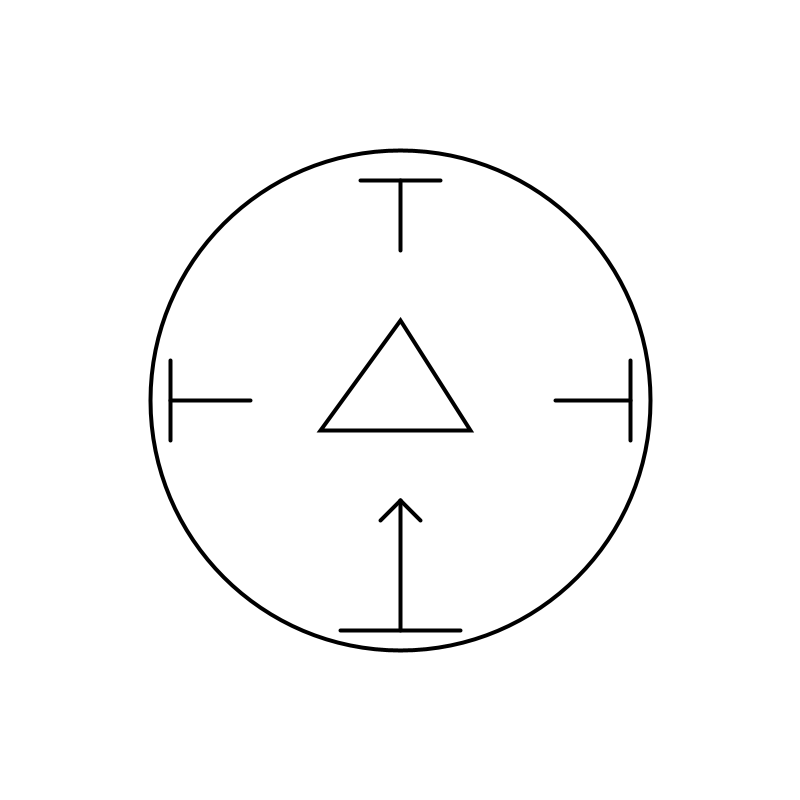
Frame 1 (no input)
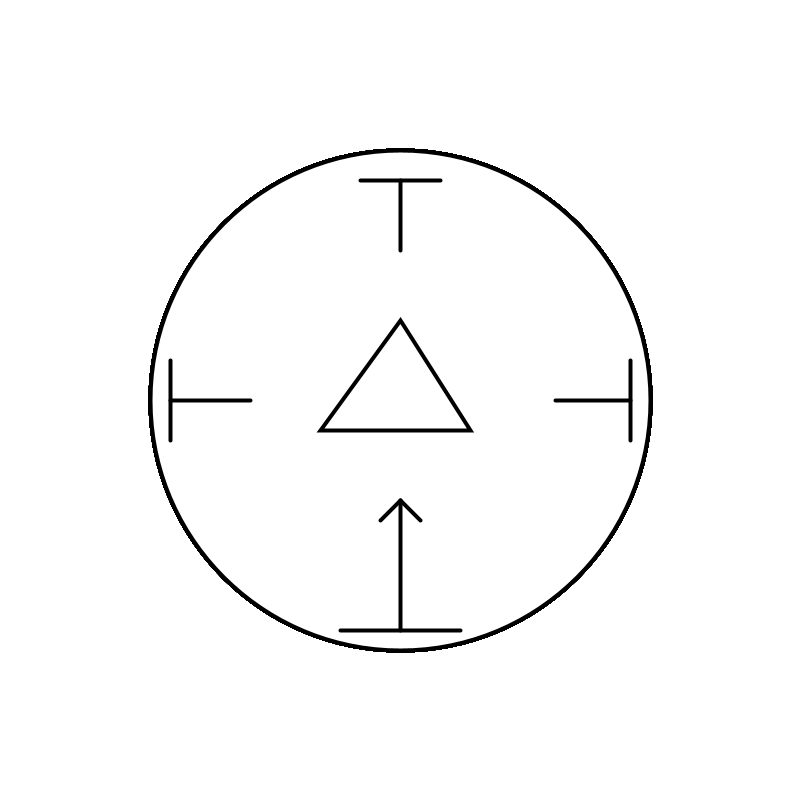
Frame 60 (the mouse pressed at the canvas centre just before this capture)
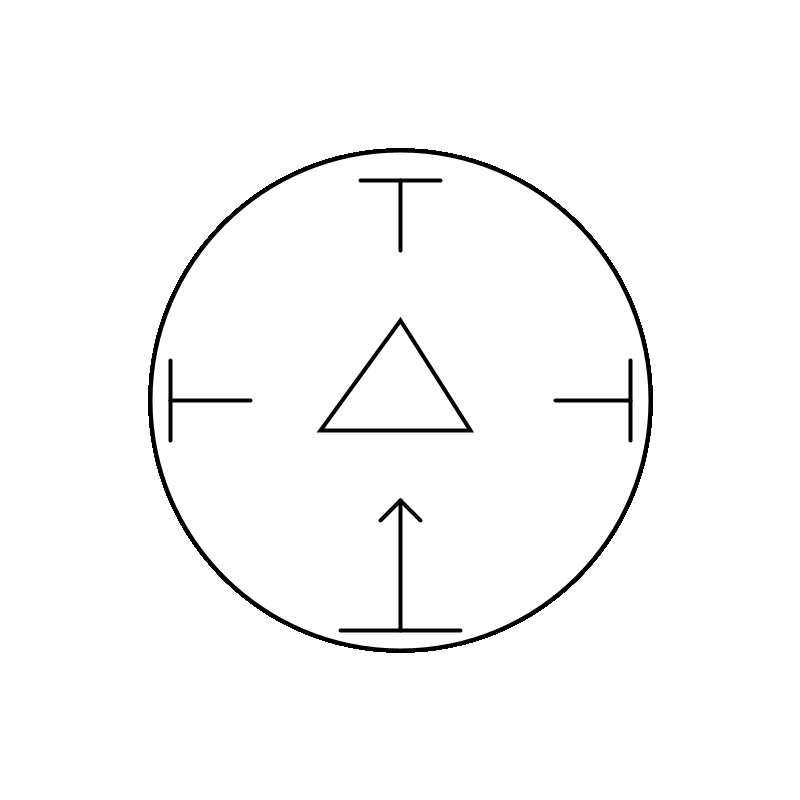
Frame 120 (the mouse held since frame 60 and released just before this capture)

The Processing sketch that drew these frames (run headless with seeded random() and noise(); from frame 60 on, the mouse is pressed at the canvas centre):

// Processing sketch: trial1
// ── trial1.pde
//trial 1 092326


void setup() {
 size(800, 800);
 background(255);

}

void draw() {
 strokeWeight(4);
 circle(width*0.5, height*0.5, 500); //completion of sigil
 
 
 //top
 line(360, 180, 440, 180); //horizontal
 line(400, 180, 400, 250); // straight down first pair of lines for the levitation sigil, top middle
 
 //right
 //I did the four quadrants first before heading to the sigils in between
 line(630, 360, 630, 440); //vertical
 line(555, 400, 630, 400); //rightmost sigil, horizontal
 
 //bottom
 //veritcal
 line(400, 500, 400, 630); //bottom sigil, slightly longer for a gently directed gust of wind
 //horizontal
 line(340, 630, 460, 630);
 //two lines point
 line(380, 520, 400, 500); //left point for arrow
 line(400, 500, 420, 520); //right point for arrow
 
 //left
 line(170, 400, 250, 400); //horizontal
 line(170, 360, 170, 440); //vertical
 
 //triangle in the middle for the sigil of convergence
 triangle(400, 320, 320, 430, 470, 430); //(x1, y1, x2, y2, x3, y3)

 save("trial1.png");
  
  
  
}
